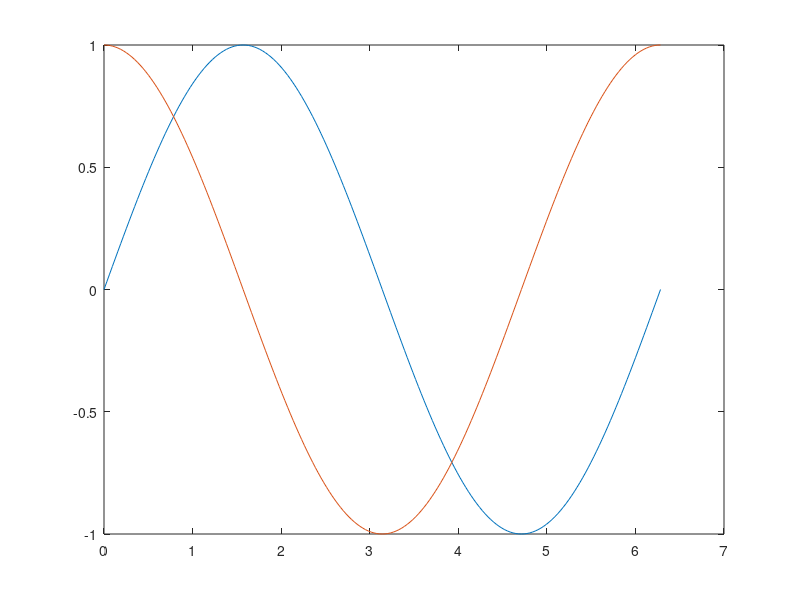

Reproduce this figure in MATLAB.
clear all; % clear previous variables
close all; % close all figures
clc; % clear console
% for loop
%a = [1 2 3 4 5 6];
%count = 0;
%for i = 1:6
    %count = count + a(i);
%end 
%disp(count);

%b = [6 5 4 3 2 1];
%c = 5:10;
%plot(a,b,a,c);

x = 0:pi/100:2*pi;
y1 = sin(x);
y2 = cos(x);
plot(x,y1,x,y2);